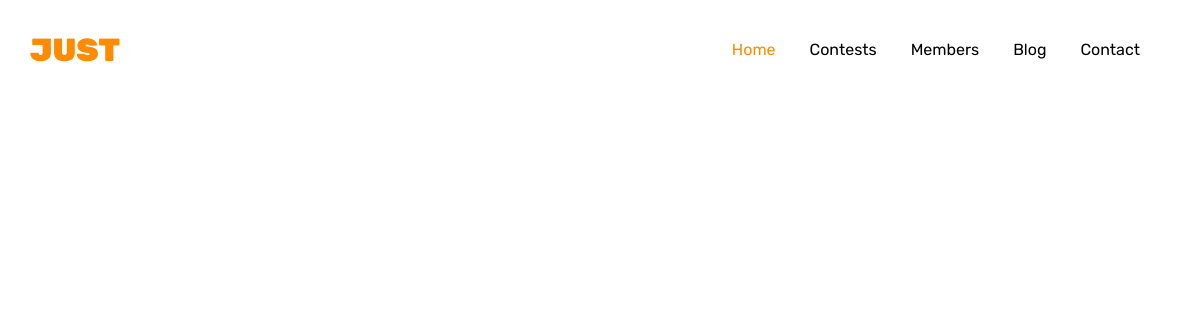
Page /home/18/ on the earlier database version.
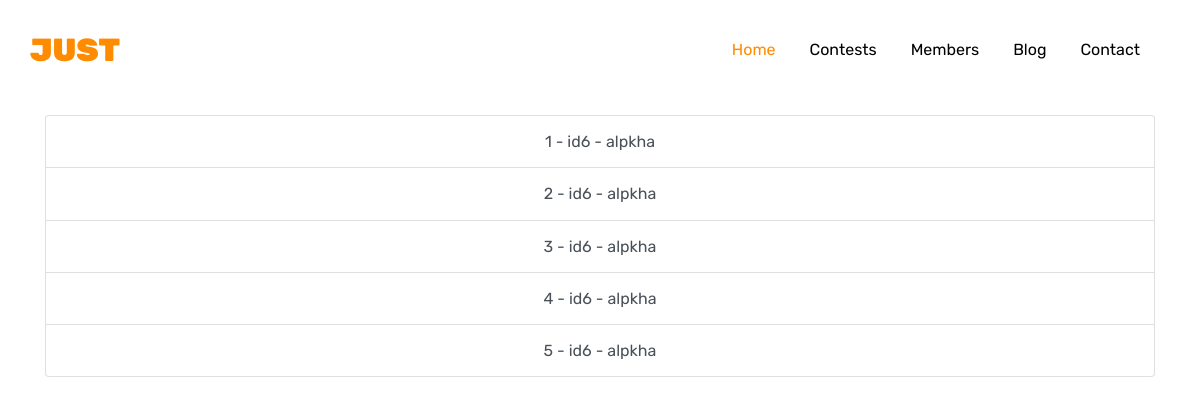
Same page on the later database version.
### createcontest/models.py (models this page shows, shortened)
class Createcontest(models.Model):
	contest_name = models.CharField(max_length=50,null=True)
	contest_setter = models.CharField(max_length=50,null=True)
	contest_time = models.DateTimeField(null=True,default=datetime.date.today)
	problem_name_1 = models.CharField(max_length=50,null=True)
	problem_time_limit_1 = models.CharField(max_length=50,null=True)
	problem_memory_limit_1 = models.CharField(max_length=50,null=True)
	problem_description_1 = RichTextField(null=True);
	problem_input_1 = RichTextField(null=True)
	problem_output_1 = RichTextField(null=True)
	problem_note_1 = RichTextField(null=True)
	problem_pic_url_1 = models.TextField(default="-")
	problem_pic_1 = models.TextField(null=True)
	problem_name_2 = models.CharField(max_length=50,null=True)
	problem_time_limit_2 = models.CharField(max_length=50,null=True)
	problem_memory_limit_2 = models.CharField(max_length=50,null=True)
	problem_description_2 = RichTextField(null=True);
	problem_input_2 = RichTextField(null=True);
	problem_output_2 = RichTextField(null=True);
	problem_note_2 = RichTextField(null=True)
	problem_pic_url_2 = models.TextField(default="-")
	problem_pic_2 = models.TextField(null=True)
	problem_name_3 = models.CharField(max_length=50,null=True)
	problem_time_limit_3 = models.CharField(max_length=50,null=True)
	problem_memory_limit_3 = models.CharField(max_length=50,null=True)
	problem_description_3 = RichTextField(null=True);
	problem_input_3 = RichTextField(null=True);
	problem_output_3 = RichTextField(null=True);
	problem_note_3 = RichTextField(null=True)
	problem_pic_url_3 = models.TextField(default="-")
	problem_pic_3 = models.TextField(null=True)
	problem_name_4 = models.CharField(max_length=50,null=True)
	problem_time_limit_4 = models.CharField(max_length=50,null=True)
	problem_memory_limit_4 = models.CharField(max_length=50,null=True)
	problem_description_4 = RichTextField(null=True);
	problem_input_4 = RichTextField(null=True);
	problem_output_4 = RichTextField(null=True);
	problem_note_4 = RichTextField(null=True)
	problem_pic_url_4 = models.TextField(default="-")
	problem_pic_4 = models.TextField(null=True)
	problem_name_5 = models.CharField(max_length=50,null=True)
	problem_time_limit_5 = models.CharField(max_length=50,null=True)
	problem_memory_limit_5 = models.CharField(max_length=50,null=True)
	problem_description_5 = RichTextField(null=True);
	problem_input_5 = RichTextField(null=True);
	problem_output_5 = RichTextField(null=True);
	problem_note_5 = RichTextField(null=True)
	problem_pic_url_5 = models.TextField(default="-")
	problem_pic_5 = models.TextField(null=True)

### createcontest/views.py (the view)
# urls.py: url(r'^home/(?P<pk>\d+)/$',views.problemlist,name='problemlist'),
def problemlist(request,pk):
	sitename = 'Problem List'
	contest = Createcontest.objects.filter(pk=pk)
	args = {'sitename':sitename,'contest':contest}
	return render(request,'front/problemlist.html',args)

### createcontest/templates/front/problemlist.html (shortened to what this page needs)
{% extends 'front/master.html' %}
{% block mainblock %}
{% for i in contest %}
<div class="container">
  <a href="{% url 'one' pk=i.pk %}" class="list-group-item list-group-item-action" style="text-align:center">{{i.problem_name_1}}</a>
  <a href="{% url 'two' pk=i.pk %}" class="list-group-item list-group-item-action" style="text-align:center">{{i.problem_name_2}}</a>
  <a href="{% url 'three' pk=i.pk %}" class="list-group-item list-group-item-action" style="text-align:center">{{i.problem_name_3}}</a>
  <a href="{% url 'four' pk=i.pk %}" class="list-group-item list-group-item-action" style="text-align:center">{{i.problem_name_4}}</a>
  <a href="{% url 'five' pk=i.pk %}" class="list-group-item list-group-item-action" style="text-align:center">{{i.problem_name_5}}</a>
</div>
{% endfor %}
{% endblock %}

Differences in the rows shown:
added Createcontest: problem_name_1 "1 - id6 - alpkha", problem_name_2 "2 - id6 - alpkha", problem_name_3 "3 - id6 - alpkha", problem_name_4 "4 - id6 - alpkha", problem_name_5 "5 - id6 - alpkha"
